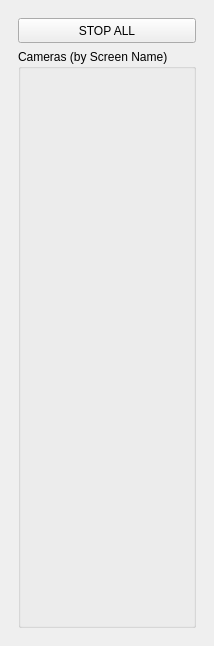
<?xml version="1.0" encoding="UTF-8"?>
<ui version="4.0">
 <class>CamState</class>
 <widget class="QMainWindow" name="CamState">
  <property name="geometry">
   <rect>
    <x>0</x>
    <y>0</y>
    <width>211</width>
    <height>646</height>
   </rect>
  </property>
  <property name="windowTitle">
   <string>Cam State</string>
  </property>
  <widget class="QWidget" name="centralwidget">
   <layout class="QVBoxLayout" name="verticalLayout">
    <item>
     <widget class="QWidget" name="widget" native="true">
      <layout class="QVBoxLayout" name="verticalLayout_2">
       <item>
        <widget class="QPushButton" name="stopButton">
         <property name="minimumSize">
          <size>
           <width>100</width>
           <height>25</height>
          </size>
         </property>
         <property name="text">
          <string>STOP ALL</string>
         </property>
        </widget>
       </item>
       <item>
        <widget class="QGroupBox" name="groupBox">
         <property name="title">
          <string>Cameras (by Screen Name)</string>
         </property>
        </widget>
       </item>
      </layout>
     </widget>
    </item>
   </layout>
  </widget>
 </widget>
 <resources/>
 <connections/>
</ui>
